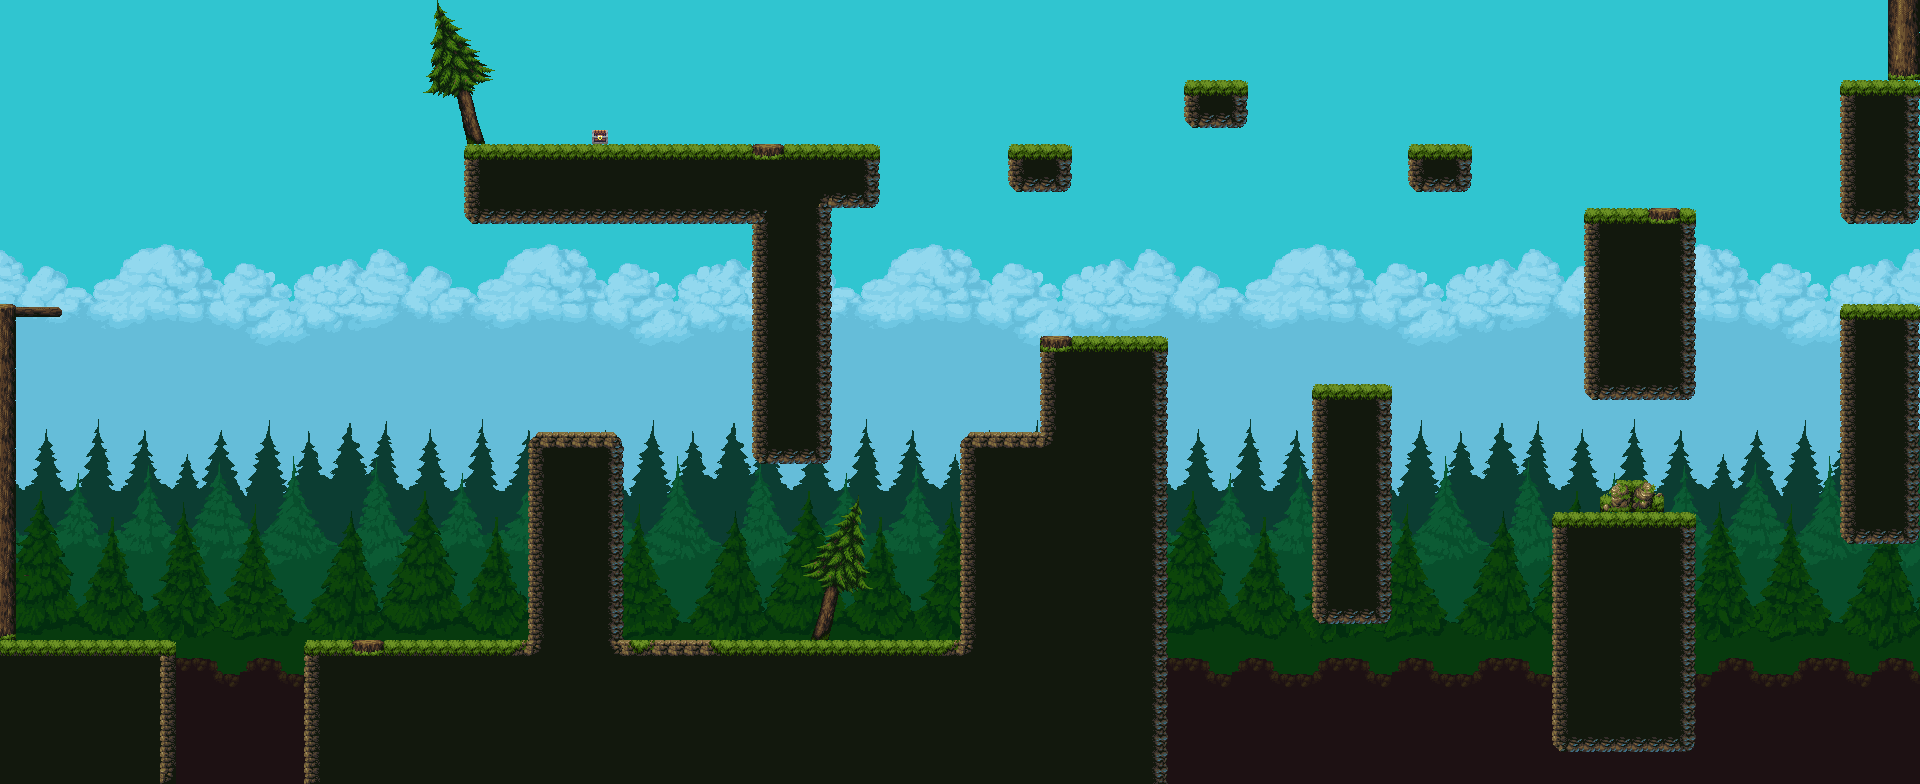

A 2D game scene composited from a Tiled map and its tileset images. What follows is a short description and the map's XML, with each tile layer's data collapsed to a summary:
An orthogonal 120x49 tile map with 16x16 px tiles, 6 tile layers (SKY, FAR_TREE, MEDIUM_TREES, CLOSE_TREES, ...), 6 tilesets and 23 objects (17x Floor, 3x Death, 0, Start, Win).

<map version="1.2" tiledversion="1.2.4" orientation="orthogonal" renderorder="right-down" width="120" height="49" tilewidth="16" tileheight="16" infinite="0" nextlayerid="11" nextobjectid="30">
 <tileset firstgid="1" name="Nuvens" tilewidth="16" tileheight="16" tilecount="336" columns="24">
  <image source="Nuvens.png" width="384" height="224" />
 </tileset>
 <tileset firstgid="337" name="Assets" tilewidth="16" tileheight="16" tilecount="675" columns="25">
  <image source="Assets.png" width="400" height="432" />
  <terraintypes>
   <terrain name="New Terrain" tile="57" />
  </terraintypes>
  <tile id="105" terrain="0,0,0,0" />
  <tile id="106" terrain="0,0,0,0" />
  <tile id="107" terrain="0,0,0,0" />
  <tile id="130" terrain="0,0,0,0" />
  <tile id="131" terrain="0,0,0,0" />
  <tile id="132" terrain="0,0,0,0" />
  <tile id="139" terrain="0,0,0,0" />
  <tile id="155" terrain="0,0,0,0" />
  <tile id="156" terrain="0,0,0,0" />
  <tile id="157" terrain="0,0,0,0" />
 </tileset>
 <tileset firstgid="1012" name="Backgroud3" tilewidth="16" tileheight="16" tilecount="336" columns="24">
  <image source="Backgroud3.png" width="384" height="224" />
 </tileset>
 <tileset firstgid="1348" name="Backgroud2" tilewidth="16" tileheight="16" tilecount="336" columns="24">
  <image source="Backgroud2.png" width="384" height="224" />
 </tileset>
 <tileset firstgid="1684" name="Backgroud1" tilewidth="16" tileheight="16" tilecount="336" columns="24">
  <image source="Backgroud1.png" width="384" height="224" />
 </tileset>
 <tileset firstgid="2020" name="chest" tilewidth="16" tileheight="14" tilecount="1" columns="1">
  <image source="chest.png" width="16" height="14" />
 </tileset>
 <layer id="1" name="SKY" width="120" height="49">
  <properties>
   <property name="speed" type="float" value="0.1" />
  </properties>
  <data>[5880 cells, 5880 non-empty, 336 distinct tile ids]</data>
 </layer>
 <layer id="2" name="FAR_TREE" width="120" height="49">
  <properties>
   <property name="speed" type="float" value="0.2" />
  </properties>
  <data>[5880 cells, 3144 non-empty, 265 distinct tile ids]</data>
 </layer>
 <layer id="7" name="MEDIUM_TREES" width="120" height="49">
  <properties>
   <property name="speed" type="float" value="0.3" />
  </properties>
  <data>[5880 cells, 2880 non-empty, 265 distinct tile ids]</data>
 </layer>
 <layer id="6" name="CLOSE_TREES" width="120" height="49">
  <properties>
   <property name="speed" type="float" value="0.4" />
  </properties>
  <data>[5880 cells, 2520 non-empty, 306 distinct tile ids]</data>
 </layer>
 <layer id="5" name="BACKGROUND" width="120" height="49">
  <properties>
   <property name="speed" type="float" value="1" />
  </properties>
  <data>[5880 cells, 1502 non-empty, 7 distinct tile ids]</data>
 </layer>
 <layer id="4" name="LEVEL" width="120" height="49">
  <properties>
   <property name="speed" type="float" value="1" />
  </properties>
  <data>[5880 cells, 578 non-empty, 95 distinct tile ids]</data>
 </layer>
 <objectgroup id="8" name="COLLIDERS">
  <object id="1" name="Death" x="175.611" y="783.576" width="116.83" height="15.1517" />
  <object id="2" name="Death" x="1168.17" y="783.867" width="753.5" height="13.7218" />
  <object id="4" name="Floor" type="0" x="0.0275473" y="639.873" width="175.689" height="144.18" />
  <object id="5" name="Floor" x="306.193" y="642.574" width="861.821" height="141.519" />
  <object id="6" name="Floor" x="527.63" y="436.625" width="93.0465" height="205.596" />
  <object id="7" name="Floor" x="752.028" y="205.535" width="79.6134" height="257.048" />
  <object id="8" name="Floor" x="960.036" y="432.25" width="80.0086" height="208.767" />
  <object id="9" name="Floor" x="1040.31" y="336.215" width="127.138" height="305.951" />
  <object id="10" name="Floor" x="1311.4" y="384.155" width="80.3516" height="239.643" />
  <object id="11" name="Floor" x="1553.67" y="509.966" width="141.545" height="241.018" />
  <object id="12" name="Floor" x="463.504" y="144.567" width="415.791" height="64.2866" />
  <object id="13" name="Floor" x="463.503" y="208.186" width="289.792" height="16.0577" />
  <object id="14" name="Floor" x="1583.77" y="207.331" width="111.641" height="192.712" />
  <object id="15" name="Floor" x="1839.07" y="79.0368" width="80.3504" height="144.514" />
  <object id="16" name="Floor" x="1407.99" y="143.998" width="64.5424" height="48.2562" />
  <object id="17" name="Floor" x="1183.82" y="79.6009" width="64.2193" height="48.1929" />
  <object id="18" name="Floor" x="1007.6" y="144.256" width="64.2469" height="48.2046" />
  <object id="21" name="Floor" x="1838.46" y="303.193" width="80.2437" height="240.655" />
  <object id="24" name="Death" x="1920.81" y="-0.551879" width="92.3709" height="798.317" />
  <object id="28" name="Floor" x="-3.16667" y="304.333" width="19.8333" height="336.333" />
  <object id="29" name="Floor" x="16.4167" y="305.083" width="46.9167" height="14.25" />
 </objectgroup>
 <objectgroup id="9" name="PLAYER_POSITIONS">
  <object id="22" name="Start" x="42.4017" y="559.083" width="5.27116" height="5.27116" />
  <object id="23" name="Win" x="527.272" y="-121.687" width="81.3265" height="265.064" />
 </objectgroup>
</map>